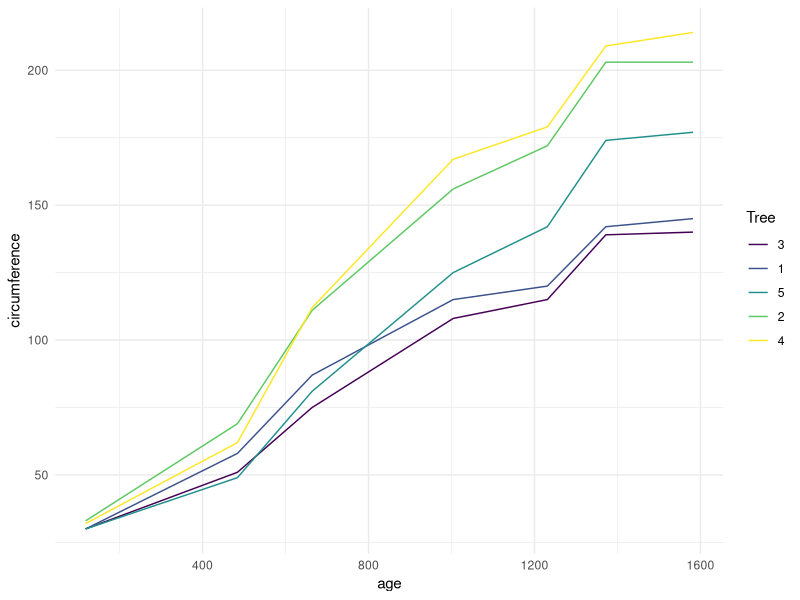

Reproduce this figure in R.
## ---- chunk 1
knitr::opts_chunk$set(message = FALSE, warning = FALSE)
## ---- chunk 2
library(broom)
library(tibble)

data(Orange)

Orange <- as_tibble(Orange)
Orange
## ---- chunk 3
cor(Orange$age, Orange$circumference)

library(ggplot2)

theme_set(theme_minimal())

ggplot(Orange, aes(age, circumference, color = Tree)) +
  geom_line()
## ---- chunk 4
library(dplyr)

Orange %>% 
  group_by(Tree) %>%
  summarize(correlation = cor(age, circumference))
## ---- chunk 5
ct <- cor.test(Orange$age, Orange$circumference)
ct
## ---- chunk 6
tidy(ct)
## ---- chunk 7
library(tidyr)
library(purrr)

nested <- Orange %>% 
  nest(data = -Tree)
## ---- chunk 8
nested %>% 
  mutate(test = map(data, ~ cor.test(.x$age, .x$circumference)))
## ---- chunk 9
nested %>% 
  mutate(
    test = map(data, ~ cor.test(.x$age, .x$circumference)), # S3 list-col
    tidied = map(test, tidy)
  ) 
## ---- chunk 10
Orange %>% 
  nest(data = -Tree) %>% 
  mutate(
    test = map(data, ~ cor.test(.x$age, .x$circumference)), # S3 list-col
    tidied = map(test, tidy)
  ) %>% 
  unnest(tidied, .drop = TRUE)
## ---- chunk 11
lm_fit <- lm(age ~ circumference, data = Orange)
summary(lm_fit)
## ---- chunk 12
tidy(lm_fit)
## ---- chunk 13
Orange %>%
  nest(data = -Tree) %>% 
  mutate(
    fit = map(data, ~ lm(age ~ circumference, data = .x)),
    tidied = map(fit, tidy)
  ) %>% 
  unnest(tidied)
## ---- chunk 14
data(mtcars)
mtcars <- as_tibble(mtcars)  # to play nicely with list-cols
mtcars

mtcars %>%
  nest(data = -am) %>% 
  mutate(
    fit = map(data, ~ lm(wt ~ mpg + qsec + gear, data = .x)),  # S3 list-col
    tidied = map(fit, tidy)
  ) %>% 
  unnest(tidied)
## ---- chunk 15
regressions <- mtcars %>%
  nest(data = -am) %>% 
  mutate(
    fit = map(data, ~ lm(wt ~ mpg + qsec + gear, data = .x)),
    tidied = map(fit, tidy),
    glanced = map(fit, glance),
    augmented = map(fit, augment)
  )

regressions %>% 
  unnest(tidied)

regressions %>% 
  unnest(glanced)

regressions %>% 
  unnest(augmented)
